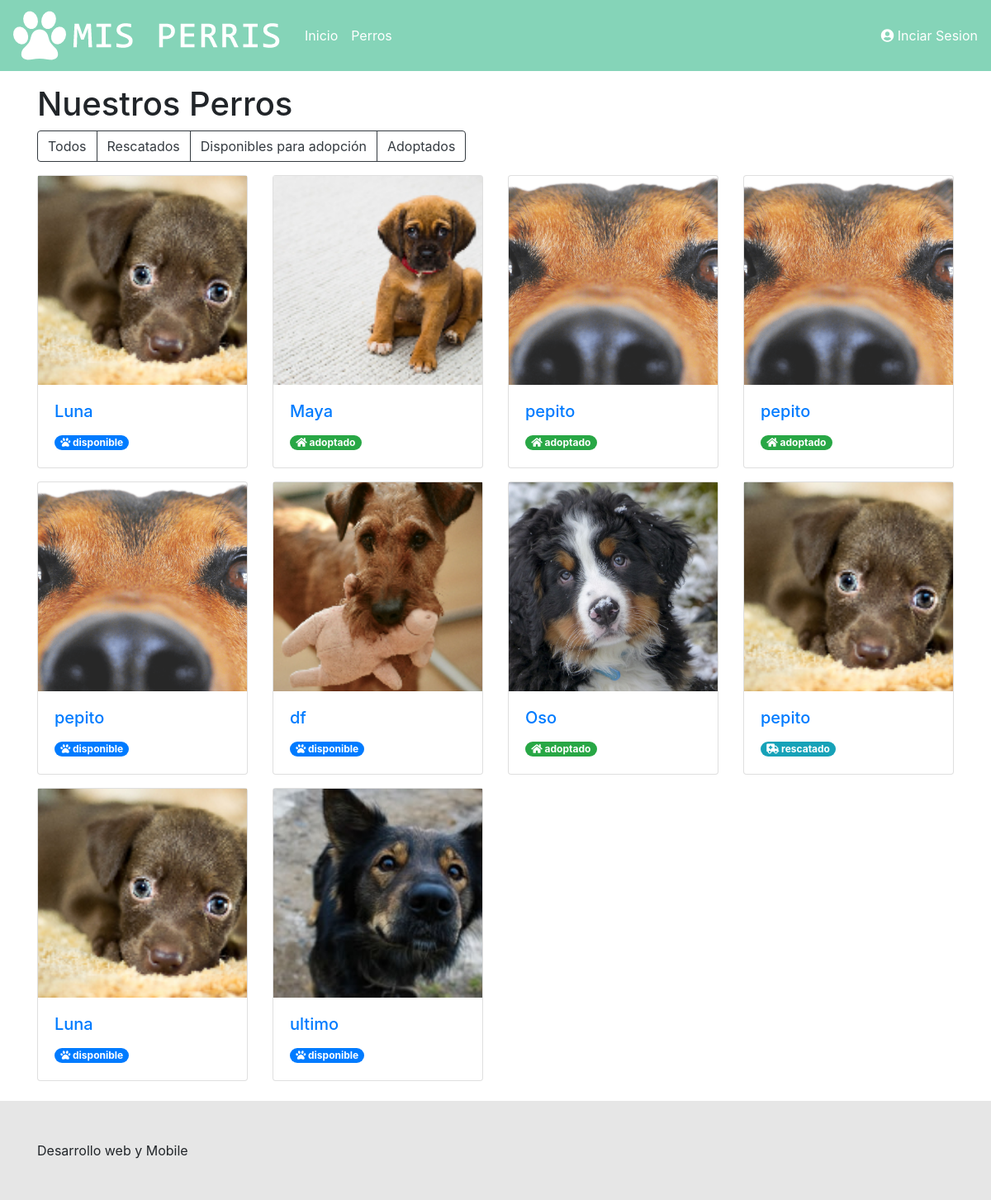
/perros/lista/, run on the app's committed database.
### sitio/models.py (models this page shows, shortened)
class Perro(models.Model):
    fotografia      = models.ImageField(upload_to="media")
    nombre          = models.CharField("Nombre", max_length=200)
    raza            = models.CharField("Raza", max_length=200)
    descripcion	    = models.TextField("Descripción" )
    estado          = models.CharField(max_length=50, choices=estados_perro, default='rescatado')
    adoptador_por   = models.ForeignKey(settings.AUTH_USER_MODEL,on_delete=models.CASCADE, null=True)
    published_date  = models.DateTimeField(blank=True, null=True)

### sitio/views.py (the view)
# urls.py: path('perros/lista/', views.perros_todos, name='perros'),
def perros_todos(request):
    perros = Perro.objects.order_by('published_date')
    page_title = "Nuestros Perros"
    return render(request,'sitio/perros.html', {'perros' : perros , 'page_title': page_title})

### sitio/templates/sitio/perros.html (shortened to what this page needs)
{% extends 'base/base.html' %}
{% block content %}
<main class="container">
    <div class="row">
        <div class="col-12">
            <h1 class="">{{page_title}}</h1>
            <div class="btn-group mb-3" role="group" aria-label="Basic example">
                    <a href="{% url 'perros' %}" class="btn btn-outline-dark">Todos</a>
                    <a href="{% url 'perros_rescatados' %}" class="btn btn-outline-dark">Rescatados</a>
                    <a href="{% url 'perros_disponibles' %}" class="btn btn-outline-dark">Disponibles para adopción</a>
                    <a href="{% url 'perros_adoptados' %}" class="btn btn-outline-dark">Adoptados</a>
                  </div>
        </div>
        {% for p in perros %}
        <div class="col-sm-6 col-md-4 col-lg-3 mb-3">
            <a href="{% url 'perros_detail' pk=p.pk %}">
                <div class="card h-100 ">
                    <div class="img-square cover">
                        <picture>
                            <img src="{{p.fotografia.url}}" alt="{{p.nombre}}">
                        </picture>
                    </div>
                    <div class="card-body">
                        <h5 class="card-title">{{p.nombre}}</h5>
                        {%if p.estado == 'rescatado'%}
                        <span class="badge badge-pill badge-info">
                            <i class="fas fa-ambulance"></i> {{p.estado}}
                        </span>
                        {% elif p.estado == 'adoptado'%}
                        <span class="badge badge-pill badge-success">
                            <i class="fas fa-home"></i> {{p.estado}}
                        </span>
                        {%else%}
                        <span class="badge badge-pill badge-primary">
                            <i class="fas fa-paw"></i></i> {{p.estado}}
                        </span>
                        {%endif%}
                    </div>
                </div>
            </a>
        </div>
        {% endfor %}
    </div>
</main>
{% endblock %}

### sitio/templates/base/base.html (shortened to what this page needs)
<!DOCTYPE html>
{% load static %}
<html lang="es">
<head>
    <link rel="stylesheet" href="https://stackpath.bootstrapcdn.com/bootstrap/4.1.3/css/bootstrap.min.css"
>
    <link rel="stylesheet" href="https://use.fontawesome.com/releases/v5.4.2/css/all.css"
>
    <link rel="stylesheet" href="{% static 'css/style.css' %}">
    <link rel="stylesheet" href="{% static 'css/owl.carousel.min.css' %}">
    <link rel="stylesheet" href="{% static 'css/owl-home.css' %}">
</head>
<body>
    <div class="content">
        <nav class="navbar navbar-expand-lg mp-header mb-3">
            <a class="navbar-brand" href="{% url 'home' %}">
                <img src="{% static 'img/logo.png' %}" alt="Mis Perris">
            </a>
            <div class="collapse navbar-collapse" id="navbarSupportedContent">
                <ul class="navbar-nav mr-auto">
                    <li class="nav-item active">
                        <a class="nav-link" href="{% url 'home'%}">Inicio</a>
                    </li>
                    <li class="nav-item">
                        <a class="nav-link" href="{% url 'perros' %}">Perros</a>
                    </li>
                </ul>
                {% if user.is_authenticated %}
                    <a class="nav-link" href="{% url 'user_profile' %}">
                        <i class="fas fa-user-circle"></i> {{ user.get_username}}
                    </a>
                {% else %}
                <a href="{% url 'user_login' %}">
                    <i class="fas fa-user-circle"></i> Inciar Sesion
                </a>
                {% endif %}
            </div>
        </nav>
            {% block content %}{% endblock %}
    </div>
    <footer class="mp-footer mt-2">
        <div class="container py-5">
            Desarrollo web y Mobile
        </div>
    </footer>
</body>
</html>

### sitio/static/css/style.css (style rules this page uses)
:root { --brand_color: #85D4B8; --gris: #E6E6E6; --alert:#dc3545; }
html, body { height: 100%; }
body { display: flex; flex-direction: column; }
.content { flex: 1 0 auto; }
.mp-footer { flex-shrink: 0; }
.mp-header { background: var(--brand_color); color:white; }
.mp-header a { color:white; }
.mp-footer { background: var(--gris); }
.img-square { width:100%; position:relative; }
.img-square:after { content:""; display:block; padding-bottom:100%; }
.img-square picture { position:absolute; width:100%; height:100%; overflow:hidden; display:flex; justify-content:center; align-items:center; }
.img-square picture img { width:100%; height:100%; object-fit:contain; -o-object-fit:contain; }
.img-square.cover picture img { object-fit:cover; -o-object-fit:cover; }

### data on the page
Perro: fotografia (picture), nombre "Luna", estado "disponible"
Perro: fotografia (picture), nombre "Maya", estado "adoptado"
Perro: fotografia (picture), nombre "pepito", estado "adoptado"
Perro: fotografia (picture), nombre "pepito", estado "adoptado"
Perro: fotografia (picture), nombre "pepito", estado "disponible"
Perro: fotografia (picture), nombre "df", estado "disponible"
Perro: fotografia (picture), nombre "Oso", estado "adoptado"
Perro: fotografia (picture), nombre "pepito", estado "rescatado"
Perro: fotografia (picture), nombre "Luna", estado "disponible"
Perro: fotografia (picture), nombre "ultimo", estado "disponible"

### other printed values
{{ page_title }} "Nuestros Perros"
